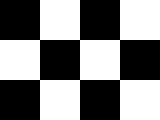
%> input picture georgiatech_cs4495/ps4_octave/input/check.bmp, 160 x 120 px
$ octave --eval "result = harris_detector(imread('input/check.bmp'));"   (GNU Octave 9; MATLAB toolbox functions it lacks are replaced by stand-ins)
%> lines starting %> are read from the running program, lines starting %| are printed output that depends on the picture
### georgiatech_cs4495/ps4_octave/gradient.m
function [gx gy] =  gradient(img, varargin)
    %% compute the gradient x, y from the image.
    p = inputParser();
    p.addParamValue('Scale', 5);
    p.addParamValue('Sigma', 3);
    p.parse(varargin{:});

    scale = p.Results.Scale;
    sigma = p.Results.Sigma;

    gauss = fspecial('gaussian', scale, sigma);
    smoothed_img = imfilter(img, gauss);
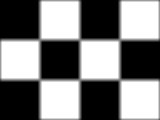
%> smoothed_img: size 120x160 uint8; min 0, max 255, mean 125.4

    gx = smoothed_img(:, 2 : end) - smoothed_img(:, 1 : end - 1);
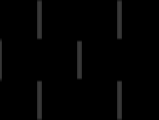
%> gx: size 120x159 uint8; min 0, max 57, mean 2.8
    gy = smoothed_img(2 : end, :) - smoothed_img(1 : end - 1, :);
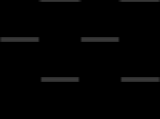
%> gy: size 119x160 uint8; min 0, max 57, mean 2.5

    gx = [zeros(size(smoothed_img, 1), 1) gx];
%> gx: size 120x160 uint8
    gy = [zeros(1, size(smoothed_img, 2)); gy];
%> gy: size 120x160 uint8
end

### georgiatech_cs4495/ps4_octave/harris_detector.m
function R = harris_detector(img)
    win = [2 3 2; 1 8 1; 2 3 2]; % guassian like window
    Ix_win = zeros(size(win));
    Iy_win = zeros(size(win));
    R = zeros(size(img));
    alpha = 0.04;

    [gx, gy] = gradient(img);

    gx = [zeros(size(gx, 1), 1) gx zeros(size(gx, 1), 1)];
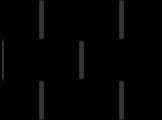
%> gx: size 120x162 uint8; min 0, max 57, mean 2.7
    gx = [zeros(1, size(gx, 2)); gx; zeros(1, size(gx, 2))];
%> gx: size 122x162 uint8

    gy = [zeros(size(gy, 1), 1) gy zeros(size(gy, 1), 1)];
%> gy: size 120x162 uint8
    gy = [zeros(1, size(gy, 2)); gy; zeros(1, size(gy, 2))];
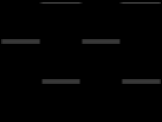
%> gy: size 122x162 uint8; min 0, max 57, mean 2.4

    for j = 1 : size(gx, 1) - 2
        for i = 1 : size(gx, 2) - 2
            cx = i + 1;
            cy = j + 1;
            Ix_win = [gx(cy - 1, cx - 1) gx(cy - 1, cx) gx(cy - 1, cx + 1); ...
                      gx(cy, cx - 1) gx(cy, cx) gx(cy, cx + 1); ...
                      gx(cy + 1, cx - 1) gx(cy + 1, cx) gx(cy + 1, cx + 1)];
            Iy_win = [gy(cy - 1, cx - 1) gy(cy - 1, cx) gy(cy - 1, cx + 1); ...
                      gy(cy, cx - 1) gy(cy, cx) gy(cy, cx + 1); ...
                      gy(cy + 1, cx - 1) gy(cy + 1, cx) gy(cy + 1, cx + 1)];

            M = zeros(2, 2);
            for n = 1 : 9
                M = M + win(:)(n) * [Ix_win(:)(n) ^ 2 Ix_win(:)(n) * Iy_win(:)(n);
                             Ix_win(:)(n) * Iy_win(:)(n) Iy_win(:)(n) ^ 2];
            end
            R(cy - 1, cx - 1) = det(M) - alpha * (trace(M) .^ 2);
        end
    end
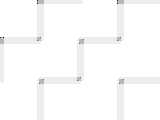
%> R: size 120x160 double; min -38252.6, max 0, mean -497.6; drawn with min black and max white
end
